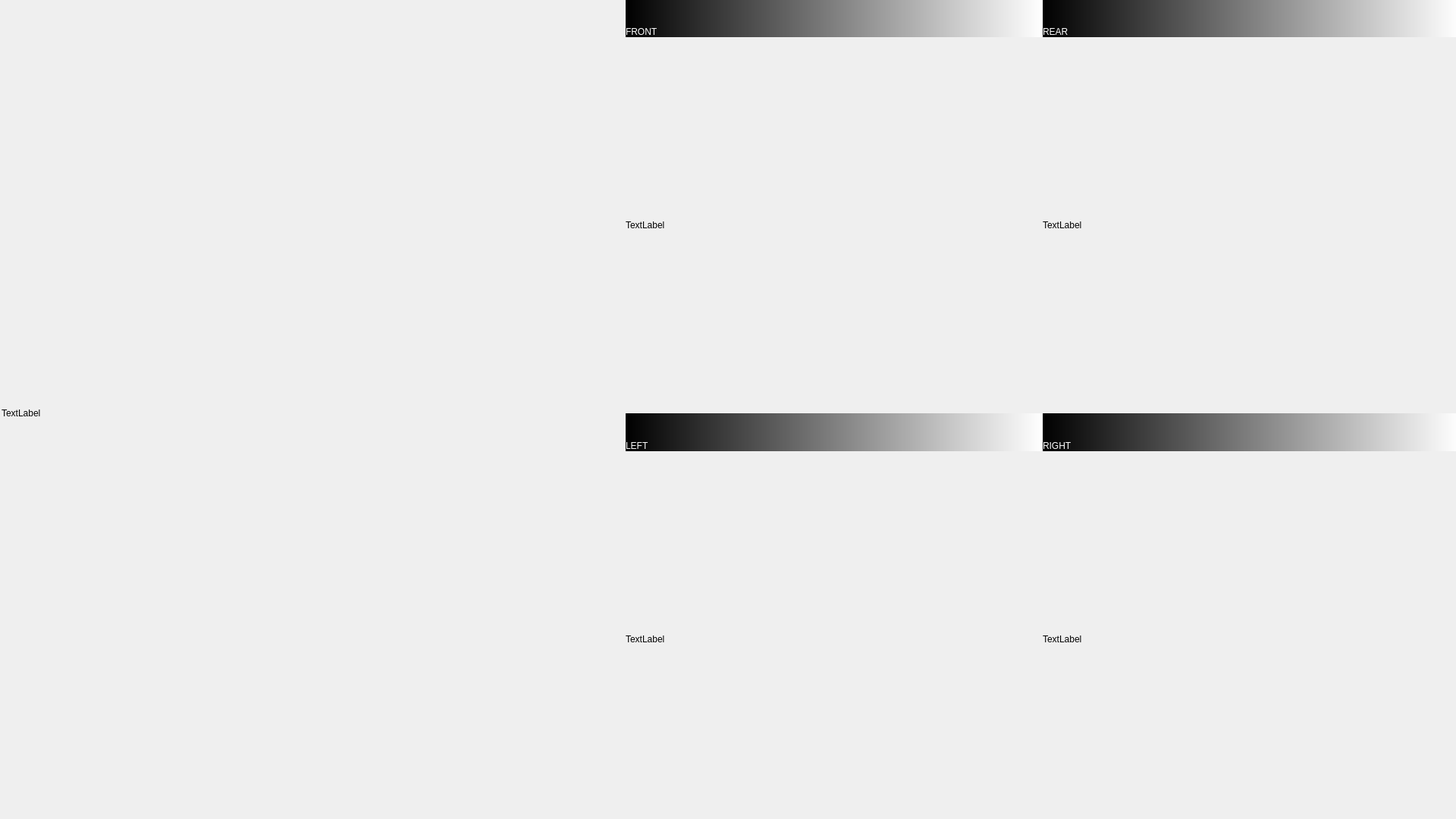
<?xml version="1.0" encoding="UTF-8"?>
<ui version="4.0">
 <class>Form</class>
 <widget class="QWidget" name="Form">
  <property name="geometry">
   <rect>
    <x>0</x>
    <y>0</y>
    <width>1920</width>
    <height>1080</height>
   </rect>
  </property>
  <property name="maximumSize">
   <size>
    <width>1920</width>
    <height>1080</height>
   </size>
  </property>
  <property name="windowTitle">
   <string>Surround View Monitor</string>
  </property>
  <property name="autoFillBackground">
   <bool>false</bool>
  </property>
  <property name="styleSheet">
   <string notr="true"/>
  </property>
  <widget class="QWidget" name="horizontalLayoutWidget">
   <property name="geometry">
    <rect>
     <x>-1</x>
     <y>-1</y>
     <width>1931</width>
     <height>1091</height>
    </rect>
   </property>
   <layout class="QHBoxLayout" name="horizontalLayout">
    <property name="spacing">
     <number>0</number>
    </property>
    <item>
     <widget class="QLabel" name="label_svm">
      <property name="maximumSize">
       <size>
        <width>820</width>
        <height>16777215</height>
       </size>
      </property>
      <property name="text">
       <string>TextLabel</string>
      </property>
     </widget>
    </item>
    <item>
     <layout class="QGridLayout" name="gridLayout">
      <property name="sizeConstraint">
       <enum>QLayout::SetDefaultConstraint</enum>
      </property>
      <property name="spacing">
       <number>0</number>
      </property>
      <item row="4" column="0">
       <widget class="QLabel" name="label_left_img">
        <property name="maximumSize">
         <size>
          <width>550</width>
          <height>500</height>
         </size>
        </property>
        <property name="text">
         <string>TextLabel</string>
        </property>
       </widget>
      </item>
      <item row="3" column="0">
       <widget class="QLabel" name="label_left_txt">
        <property name="maximumSize">
         <size>
          <width>550</width>
          <height>50</height>
         </size>
        </property>
        <property name="styleSheet">
         <string notr="true">background-color: qlineargradient(spread:pad, x1:0, y1:0, x2:1, y2:0, stop:0 rgba(0, 0, 0, 255), stop:1 rgba(255, 255, 255, 255));
font: 75 16pt &quot;URW Gothic&quot;;
color: white;</string>
        </property>
        <property name="text">
         <string>LEFT</string>
        </property>
        <property name="alignment">
         <set>Qt::AlignBottom|Qt::AlignLeading|Qt::AlignLeft</set>
        </property>
        <property name="margin">
         <number>10</number>
        </property>
        <property name="indent">
         <number>-1</number>
        </property>
       </widget>
      </item>
      <item row="0" column="0">
       <widget class="QLabel" name="label_front_txt">
        <property name="maximumSize">
         <size>
          <width>550</width>
          <height>50</height>
         </size>
        </property>
        <property name="styleSheet">
         <string notr="true">background-color: qlineargradient(spread:pad, x1:0, y1:0, x2:1, y2:0, stop:0 rgba(0, 0, 0, 255), stop:1 rgba(255, 255, 255, 255));
font: 75 16pt &quot;URW Gothic&quot;;
color: white;</string>
        </property>
        <property name="text">
         <string>FRONT</string>
        </property>
        <property name="textFormat">
         <enum>Qt::AutoText</enum>
        </property>
        <property name="alignment">
         <set>Qt::AlignBottom|Qt::AlignLeading|Qt::AlignLeft</set>
        </property>
        <property name="margin">
         <number>10</number>
        </property>
       </widget>
      </item>
      <item row="0" column="1">
       <widget class="QLabel" name="label_rear_txt">
        <property name="maximumSize">
         <size>
          <width>550</width>
          <height>50</height>
         </size>
        </property>
        <property name="styleSheet">
         <string notr="true">background-color: qlineargradient(spread:pad, x1:0, y1:0, x2:1, y2:0, stop:0 rgba(0, 0, 0, 255), stop:1 rgba(255, 255, 255, 255));
font: 75 16pt &quot;URW Gothic&quot;;
color: white;</string>
        </property>
        <property name="text">
         <string>REAR</string>
        </property>
        <property name="scaledContents">
         <bool>false</bool>
        </property>
        <property name="alignment">
         <set>Qt::AlignBottom|Qt::AlignLeading|Qt::AlignLeft</set>
        </property>
        <property name="margin">
         <number>10</number>
        </property>
       </widget>
      </item>
      <item row="3" column="1">
       <widget class="QLabel" name="label_right_txt">
        <property name="maximumSize">
         <size>
          <width>550</width>
          <height>50</height>
         </size>
        </property>
        <property name="styleSheet">
         <string notr="true">background-color: qlineargradient(spread:pad, x1:0, y1:0, x2:1, y2:0, stop:0 rgba(0, 0, 0, 255), stop:1 rgba(255, 255, 255, 255));
font: 75 16pt &quot;URW Gothic&quot;;
color: white;</string>
        </property>
        <property name="text">
         <string>RIGHT</string>
        </property>
        <property name="alignment">
         <set>Qt::AlignBottom|Qt::AlignLeading|Qt::AlignLeft</set>
        </property>
        <property name="margin">
         <number>10</number>
        </property>
       </widget>
      </item>
      <item row="4" column="1">
       <widget class="QLabel" name="label_right_img">
        <property name="maximumSize">
         <size>
          <width>550</width>
          <height>500</height>
         </size>
        </property>
        <property name="text">
         <string>TextLabel</string>
        </property>
       </widget>
      </item>
      <item row="1" column="0">
       <widget class="QLabel" name="label_front_img">
        <property name="maximumSize">
         <size>
          <width>550</width>
          <height>500</height>
         </size>
        </property>
        <property name="text">
         <string>TextLabel</string>
        </property>
       </widget>
      </item>
      <item row="1" column="1">
       <widget class="QLabel" name="label_rear_img">
        <property name="maximumSize">
         <size>
          <width>550</width>
          <height>500</height>
         </size>
        </property>
        <property name="text">
         <string>TextLabel</string>
        </property>
       </widget>
      </item>
     </layout>
    </item>
   </layout>
  </widget>
 </widget>
 <resources/>
 <connections/>
</ui>
